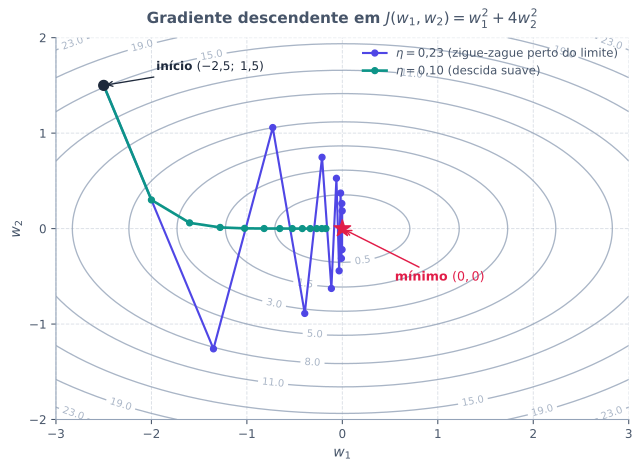

This chart was generated by the following Python code:
from pathlib import Path

import matplotlib.pyplot as plt
import numpy as np

plt.rcParams["svg.fonttype"] = "none"


def gradiente_j(w):
    return np.array([2.0 * w[0], 8.0 * w[1]])


def executar_gd(w0, eta, n_passos):
    w = w0.astype(float).copy()
    trajetoria = [w.copy()]
    for _ in range(n_passos):
        w = w - eta * gradiente_j(w)
        trajetoria.append(w.copy())
    return np.array(trajetoria)


def main() -> None:
    w1_vals = np.linspace(-3.0, 3.0, 240)
    w2_vals = np.linspace(-2.0, 2.0, 200)
    W1, W2 = np.meshgrid(w1_vals, w2_vals)
    J = W1**2 + 4.0 * W2**2

    w0 = np.array([-2.5, 1.5])
    traj_suave = executar_gd(w0, eta=0.10, n_passos=12)
    traj_zigue = executar_gd(w0, eta=0.23, n_passos=12)

    cor_texto = "#475569"
    cor_grade = "#94A3B8"
    cor_suave = "#0D9488"
    cor_zigue = "#4F46E5"
    cor_min = "#E11D48"

    fig, ax = plt.subplots(figsize=(7.6, 5.0))
    fig.patch.set_alpha(0.0)
    ax.patch.set_alpha(0.0)

    niveis = [0.5, 1.5, 3.0, 5.0, 8.0, 11.0, 15.0, 19.0, 23.0]
    cs = ax.contour(W1, W2, J, levels=niveis, colors=cor_grade, linewidths=1.0, alpha=0.8)
    ax.clabel(cs, inline=True, fontsize=7.5, fmt="%.1f")

    ax.plot(
        traj_zigue[:, 0],
        traj_zigue[:, 1],
        color=cor_zigue,
        marker="o",
        markersize=4.5,
        linewidth=1.6,
        linestyle="-",
        label=r"$\eta = 0{,}23$ (zigue-zague perto do limite)",
        zorder=4,
    )
    ax.plot(
        traj_suave[:, 0],
        traj_suave[:, 1],
        color=cor_suave,
        marker="o",
        markersize=4.5,
        linewidth=2.0,
        linestyle="-",
        label=r"$\eta = 0{,}10$ (descida suave)",
        zorder=5,
    )

    ax.scatter([w0[0]], [w0[1]], color="#1E293B", s=55, zorder=6)
    ax.annotate(
        r"início $(-2{,}5;\; 1{,}5)$",
        xy=(w0[0], w0[1]),
        xytext=(-1.95, 1.65),
        color="#1E293B",
        fontsize=9,
        fontweight="bold",
        arrowprops={"arrowstyle": "->", "color": "#1E293B", "lw": 1.0},
        zorder=7,
    )

    ax.scatter([0.0], [0.0], marker="*", s=170, color=cor_min, zorder=6)
    ax.annotate(
        r"mínimo $(0, 0)$",
        xy=(0.0, 0.0),
        xytext=(0.55, -0.55),
        color=cor_min,
        fontsize=9.5,
        fontweight="bold",
        arrowprops={"arrowstyle": "->", "color": cor_min, "lw": 1.1},
        zorder=7,
    )

    ax.set_aspect("equal")
    ax.set_xlim(-3.0, 3.0)
    ax.set_ylim(-2.0, 2.0)
    ax.set_xticks([-3, -2, -1, 0, 1, 2, 3])
    ax.set_yticks([-2, -1, 0, 1, 2])
    ax.set_xlabel("$w_1$", fontsize=10.5, color=cor_texto)
    ax.set_ylabel("$w_2$", fontsize=10.5, color=cor_texto)
    ax.set_title(
        r"Gradiente descendente em $J(w_1, w_2) = w_1^2 + 4w_2^2$",
        fontsize=11.5,
        fontweight="bold",
        color=cor_texto,
        pad=10,
    )

    ax.grid(True, which="major", linestyle="--", linewidth=0.7, alpha=0.35, color=cor_grade)
    ax.spines["top"].set_visible(False)
    ax.spines["right"].set_visible(False)
    ax.spines["left"].set_color(cor_grade)
    ax.spines["bottom"].set_color(cor_grade)
    ax.tick_params(colors=cor_texto, labelsize=9)

    leg = ax.legend(frameon=False, fontsize=8.8, loc="upper right")
    for txt in leg.get_texts():
        txt.set_color(cor_texto)

    fig.tight_layout()

    destino = Path(__file__).resolve().parent / "descida-gradiente.svg"
    fig.savefig(destino, format="svg", transparent=True, bbox_inches="tight")
    plt.close(fig)


if __name__ == "__main__":
    main()
